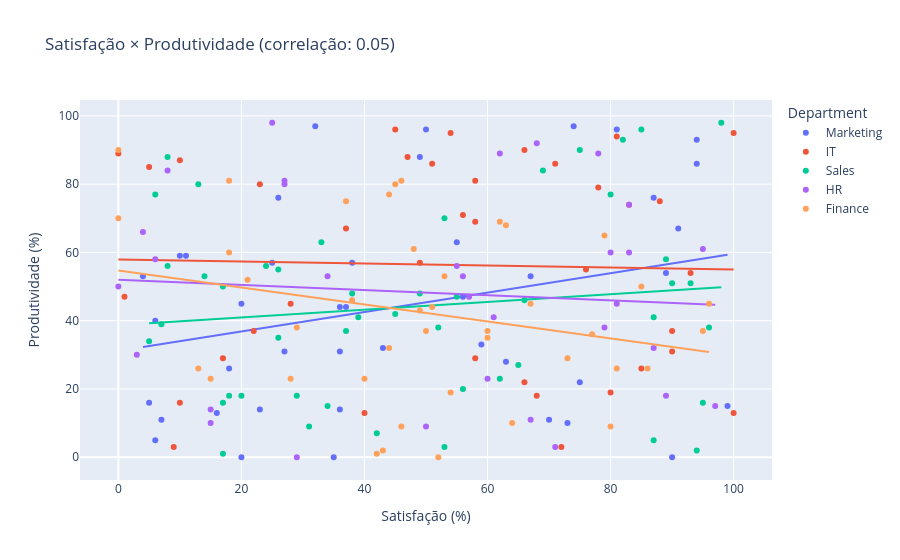

Notebook cell for this chart:
### Markdown cell above
## 3. Satisfação × Produtividade

### Code cell
corr, pvalor = stats.pearsonr(df['Satisfaction Rate (%)'], df['Productivity (%)'])

fig = px.scatter(
    df,
    x='Satisfaction Rate (%)', y='Productivity (%)',
    color='Department',
    title=f'Satisfação × Produtividade (correlação: {corr:.2f})',
    labels={'Satisfaction Rate (%)': 'Satisfação (%)', 'Productivity (%)': 'Produtividade (%)'},
    trendline='ols'
)
fig.show()

print(f'Correlação de Pearson: {corr:.3f}')
print(f'P-valor: {pvalor:.4f} ({"significativo" if pvalor < 0.05 else "não significativo"})')

### Figure 1 — Plotly figure (JSON) as saved in the notebook; plotly's stock layout.template omitted (floating-point values rounded to 4 significant figures)
{"data": [{"hovertemplate": "Department=Marketing<br>Satisfação (%)=%{x}<br>Produtividade (%)=%{y}<extra></extra>", "legendgroup": "Marketing", "marker": {"color": "#636efa", "symbol": "circle"}, "mode": "markers", "name": "Marketing", "orientation": "v", "showlegend": true, "type": "scatter", "x": [25, 4, 43, 20, 37, 36, 26, 94, 99, 35, 56, 59, 63, 6, 27, 67, 87, 5, 73, 36, 91, 18, 16, 23, 49, 75, 10, 7, 81, 38, 11, 90, 36, 89, 70, 94, 55, 74, 32, 6, 20, 50], "xaxis": "x", "y": [57, 53, 32, 45, 44, 44, 76, 93, 15, 0, 47, 33, 28, 40, 31, 53, 76, 16, 10, 31, 67, 26, 13, 14, 88, 22, 59, 11, 96, 57, 59, 0, 14, 54, 11, 86, 63, 97, 97, 5, 0, 96], "yaxis": "y"}, {"hovertemplate": "<b>OLS trendline</b><br>Productivity (%) = 0.283976 * Satisfaction Rate (%) + 31.1922<br>R<sup>2</sup>=0.077530<br><br>Department=Marketing<br>Satisfação (%)=%{x}<br>Produtividade (%)=%{y} <b>(trend)</b><extra></extra>", "legendgroup": "Marketing", "marker": {"color": "#636efa", "symbol": "circle"}, "mode": "lines", "name": "Marketing", "showlegend": false, "type": "scatter", "x": [4, 5, 6, 6, 7, 10, 11, 16, 18, 20, 20, 23, 25, 26, 27, 32, 35, 36, 36, 36, 37, 38, 43, 49, 50, 55, 56, 59, 63, 67, 70, 73, 74, 75, 81, 87, 89, 90, 91, 94, 94, 99], "xaxis": "x", "y": [32.33, 32.61, 32.9, 32.9, 33.18, 34.03, 34.32, 35.74, 36.3, 36.87, 36.87, 37.72, 38.29, 38.58, 38.86, 40.28, 41.13, 41.42, 41.42, 41.42, 41.7, 41.98, 43.4, 45.11, 45.39, 46.81, 47.09, 47.95, 49.08, 50.22, 51.07, 51.92, 52.21, 52.49, 54.19, 55.9, 56.47, 56.75, 57.03, 57.89, 57.89, 59.31], "yaxis": "y"}, {"hovertemplate": "Department=IT<br>Satisfação (%)=%{x}<br>Produtividade (%)=%{y}<extra></extra>", "legendgroup": "IT", "marker": {"color": "#EF553B", "symbol": "circle"}, "mode": "markers", "name": "IT", "orientation": "v", "showlegend": true, "type": "scatter", "x": [76, 10, 9, 66, 68, 51, 100, 47, 72, 17, 85, 88, 40, 45, 1, 10, 0, 81, 93, 58, 90, 56, 49, 90, 23, 22, 78, 58, 80, 66, 58, 5, 37, 83, 100, 54, 28, 71], "xaxis": "x", "y": [55, 87, 3, 22, 18, 86, 95, 88, 3, 29, 26, 75, 13, 96, 47, 16, 89, 94, 54, 81, 37, 71, 57, 31, 80, 37, 79, 69, 19, 90, 29, 85, 67, 74, 13, 95, 45, 86], "yaxis": "y"}, {"hovertemplate": "<b>OLS trendline</b><br>Productivity (%) = -0.0291673 * Satisfaction Rate (%) + 57.9271<br>R<sup>2</sup>=0.000825<br><br>Department=IT<br>Satisfação (%)=%{x}<br>Produtividade (%)=%{y} <b>(trend)</b><extra></extra>", "legendgroup": "IT", "marker": {"color": "#EF553B", "symbol": "circle"}, "mode": "lines", "name": "IT", "showlegend": false, "type": "scatter", "x": [0, 1, 5, 9, 10, 10, 17, 22, 23, 28, 37, 40, 45, 47, 49, 51, 54, 56, 58, 58, 58, 66, 66, 68, 71, 72, 76, 78, 80, 81, 83, 85, 88, 90, 90, 93, 100, 100], "xaxis": "x", "y": [57.93, 57.9, 57.78, 57.66, 57.64, 57.64, 57.43, 57.29, 57.26, 57.11, 56.85, 56.76, 56.61, 56.56, 56.5, 56.44, 56.35, 56.29, 56.24, 56.24, 56.24, 56.0, 56.0, 55.94, 55.86, 55.83, 55.71, 55.65, 55.59, 55.56, 55.51, 55.45, 55.36, 55.3, 55.3, 55.21, 55.01, 55.01], "yaxis": "y"}, {"hovertemplate": "Department=Sales<br>Satisfação (%)=%{x}<br>Produtividade (%)=%{y}<extra></extra>", "legendgroup": "Sales", "marker": {"color": "#00cc96", "symbol": "circle"}, "mode": "markers", "name": "Sales", "orientation": "v", "showlegend": true, "type": "scatter", "x": [33, 39, 31, 8, 53, 17, 66, 69, 37, 80, 20, 89, 75, 17, 45, 53, 62, 7, 56, 38, 18, 95, 87, 94, 14, 24, 13, 55, 42, 49, 82, 87, 26, 93, 26, 29, 65, 96, 98, 52, 6, 85, 90, 34, 5, 17, 8], "xaxis": "x", "y": [63, 41, 9, 88, 3, 1, 46, 84, 37, 77, 18, 58, 90, 16, 42, 70, 23, 39, 20, 48, 18, 16, 5, 2, 53, 56, 80, 47, 7, 48, 93, 41, 35, 51, 55, 18, 27, 38, 98, 38, 77, 96, 51, 15, 34, 50, 56], "yaxis": "y"}, {"hovertemplate": "<b>OLS trendline</b><br>Productivity (%) = 0.113905 * Satisfaction Rate (%) + 38.6751<br>R<sup>2</sup>=0.015673<br><br>Department=Sales<br>Satisfação (%)=%{x}<br>Produtividade (%)=%{y} <b>(trend)</b><extra></extra>", "legendgroup": "Sales", "marker": {"color": "#00cc96", "symbol": "circle"}, "mode": "lines", "name": "Sales", "showlegend": false, "type": "scatter", "x": [5, 6, 7, 8, 8, 13, 14, 17, 17, 17, 18, 20, 24, 26, 26, 29, 31, 33, 34, 37, 38, 39, 42, 45, 49, 52, 53, 53, 55, 56, 62, 65, 66, 69, 75, 80, 82, 85, 87, 87, 89, 90, 93, 94, 95, 96, 98], "xaxis": "x", "y": [39.24, 39.36, 39.47, 39.59, 39.59, 40.16, 40.27, 40.61, 40.61, 40.61, 40.73, 40.95, 41.41, 41.64, 41.64, 41.98, 42.21, 42.43, 42.55, 42.89, 43.0, 43.12, 43.46, 43.8, 44.26, 44.6, 44.71, 44.71, 44.94, 45.05, 45.74, 46.08, 46.19, 46.53, 47.22, 47.79, 48.02, 48.36, 48.58, 48.58, 48.81, 48.93, 49.27, 49.38, 49.5, 49.61, 49.84], "yaxis": "y"}, {"hovertemplate": "Department=HR<br>Satisfação (%)=%{x}<br>Produtividade (%)=%{y}<extra></extra>", "legendgroup": "HR", "marker": {"color": "#ab63fa", "symbol": "circle"}, "mode": "markers", "name": "HR", "orientation": "v", "showlegend": true, "type": "scatter", "x": [68, 15, 97, 15, 71, 80, 27, 61, 83, 3, 60, 8, 50, 79, 34, 89, 55, 57, 67, 62, 25, 56, 6, 4, 81, 95, 29, 78, 83, 27, 0, 87], "xaxis": "x", "y": [92, 10, 15, 14, 3, 60, 81, 41, 74, 30, 23, 84, 9, 38, 53, 18, 56, 47, 11, 89, 98, 53, 58, 66, 45, 61, 0, 89, 60, 80, 50, 32], "yaxis": "y"}, {"hovertemplate": "<b>OLS trendline</b><br>Productivity (%) = -0.0757245 * Satisfaction Rate (%) + 52.0343<br>R<sup>2</sup>=0.006512<br><br>Department=HR<br>Satisfação (%)=%{x}<br>Produtividade (%)=%{y} <b>(trend)</b><extra></extra>", "legendgroup": "HR", "marker": {"color": "#ab63fa", "symbol": "circle"}, "mode": "lines", "name": "HR", "showlegend": false, "type": "scatter", "x": [0, 3, 4, 6, 8, 15, 15, 25, 27, 27, 29, 34, 50, 55, 56, 57, 60, 61, 62, 67, 68, 71, 78, 79, 80, 81, 83, 83, 87, 89, 95, 97], "xaxis": "x", "y": [52.03, 51.81, 51.73, 51.58, 51.43, 50.9, 50.9, 50.14, 49.99, 49.99, 49.84, 49.46, 48.25, 47.87, 47.79, 47.72, 47.49, 47.42, 47.34, 46.96, 46.89, 46.66, 46.13, 46.05, 45.98, 45.9, 45.75, 45.75, 45.45, 45.29, 44.84, 44.69], "yaxis": "y"}, {"hovertemplate": "Department=Finance<br>Satisfação (%)=%{x}<br>Produtividade (%)=%{y}<extra></extra>", "legendgroup": "Finance", "marker": {"color": "#FFA15A", "symbol": "circle"}, "mode": "markers", "name": "Finance", "orientation": "v", "showlegend": true, "type": "scatter", "x": [67, 73, 80, 13, 52, 81, 15, 48, 51, 38, 60, 95, 64, 63, 79, 50, 85, 46, 0, 37, 29, 18, 96, 21, 42, 53, 18, 40, 44, 54, 28, 49, 46, 86, 45, 62, 60, 43, 44, 0, 77], "xaxis": "x", "y": [45, 29, 9, 26, 0, 26, 23, 61, 44, 46, 37, 37, 10, 68, 65, 37, 50, 9, 70, 75, 38, 81, 45, 52, 1, 53, 60, 23, 77, 19, 23, 43, 81, 26, 80, 69, 35, 2, 32, 90, 36], "yaxis": "y"}, {"hovertemplate": "<b>OLS trendline</b><br>Productivity (%) = -0.248611 * Satisfaction Rate (%) + 54.711<br>R<sup>2</sup>=0.061336<br><br>Department=Finance<br>Satisfação (%)=%{x}<br>Produtividade (%)=%{y} <b>(trend)</b><extra></extra>", "legendgroup": "Finance", "marker": {"color": "#FFA15A", "symbol": "circle"}, "mode": "lines", "name": "Finance", "showlegend": false, "type": "scatter", "x": [0, 0, 13, 15, 18, 18, 21, 28, 29, 37, 38, 40, 42, 43, 44, 44, 45, 46, 46, 48, 49, 50, 51, 52, 53, 54, 60, 60, 62, 63, 64, 67, 73, 77, 79, 80, 81, 85, 86, 95, 96], "xaxis": "x", "y": [54.71, 54.71, 51.48, 50.98, 50.24, 50.24, 49.49, 47.75, 47.5, 45.51, 45.26, 44.77, 44.27, 44.02, 43.77, 43.77, 43.52, 43.27, 43.27, 42.78, 42.53, 42.28, 42.03, 41.78, 41.53, 41.29, 39.79, 39.79, 39.3, 39.05, 38.8, 38.05, 36.56, 35.57, 35.07, 34.82, 34.57, 33.58, 33.33, 31.09, 30.84], "yaxis": "y"}], "layout": {"legend": {"title": {"text": "Department"}, "tracegroupgap": 0}, "title": {"text": "Satisfação × Produtividade (correlação: 0.05)"}, "xaxis": {"anchor": "y", "domain": [0.0, 1.0], "title": {"text": "Satisfação (%)"}}, "yaxis": {"anchor": "x", "domain": [0.0, 1.0], "title": {"text": "Produtividade (%)"}}}}
